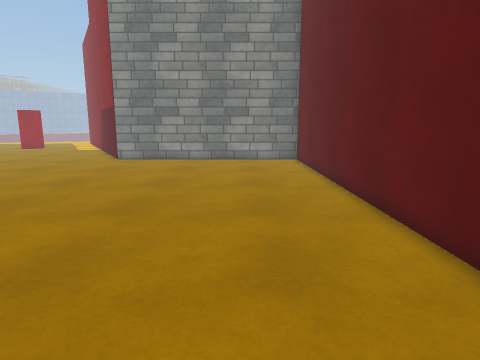
View 1 (above)

16 first-person views from a walk through a Unity game level. The camera is 1.2 m above the floor, tilts 10° down and sees 75° across. The floor is counted in squares, 0.5 m on a side. Each view is taken from the middle of a square. On the plan, view 1 faces up. The plan holds only what a view shows up to about 19 squares ahead; the rest is blank. The place goes on beyond the plan. The player is left out. Some surface patterns are stand-ins.

View 2
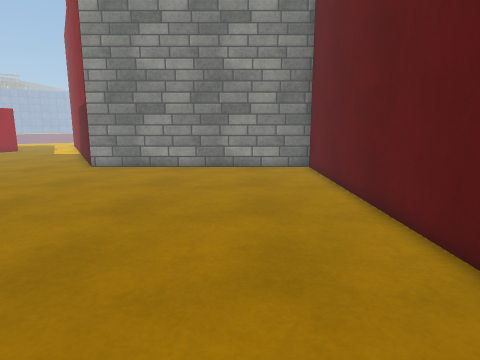

View 3
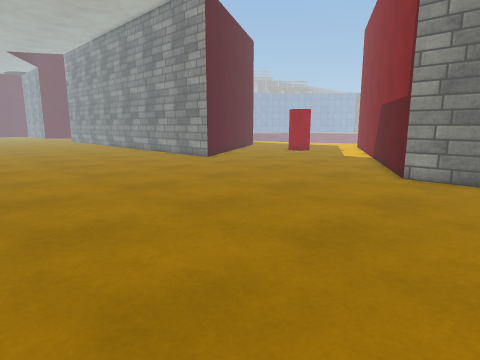

View 4
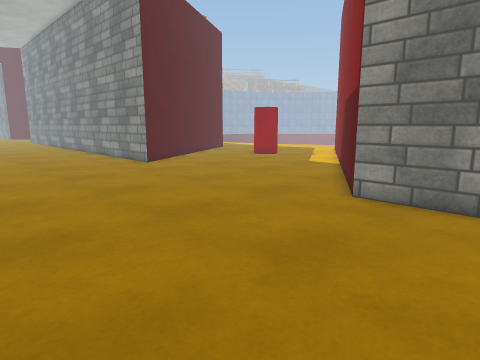

View 5
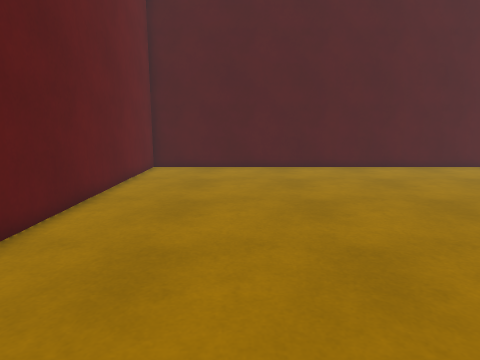

View 6
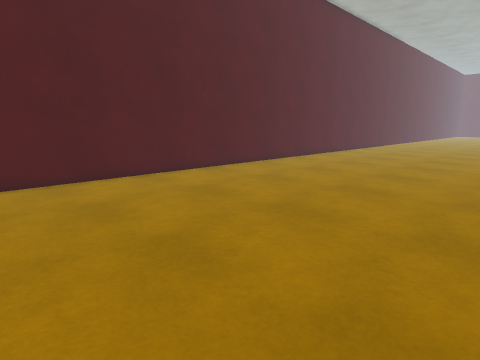

View 7
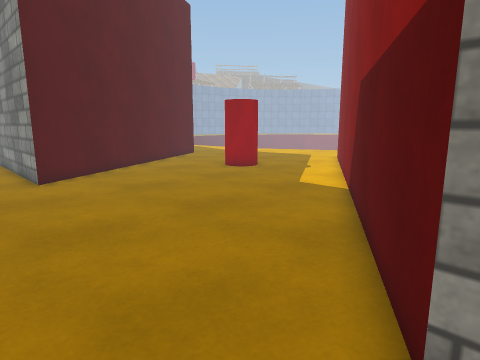

View 8
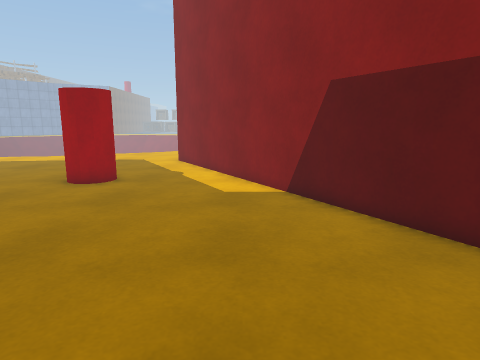

View 9
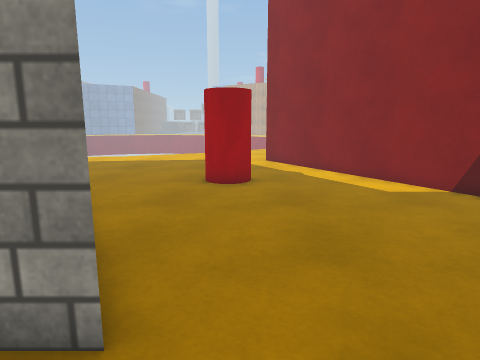

View 10
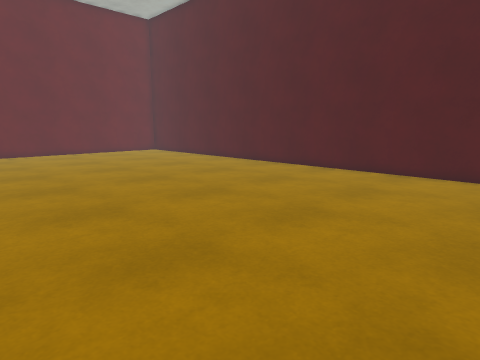

View 11
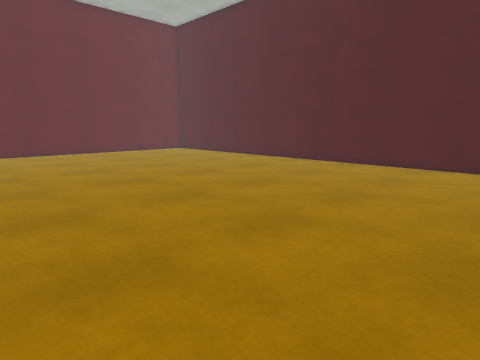

View 12
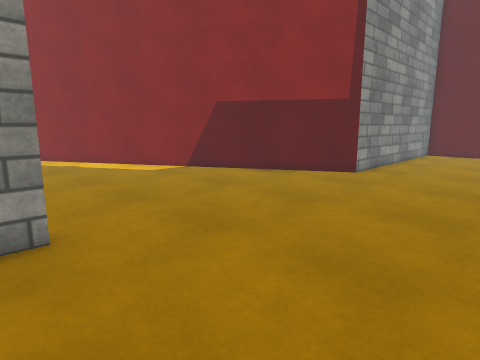

View 13
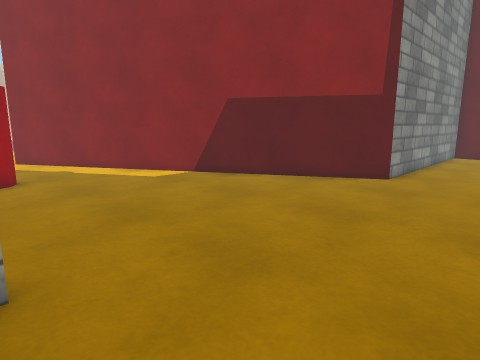

View 14
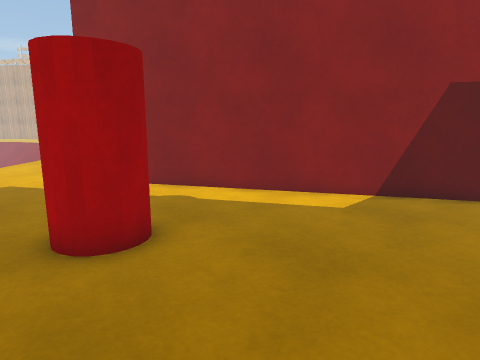

View 15
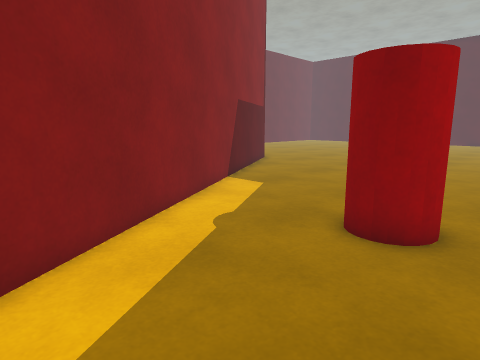

View 16
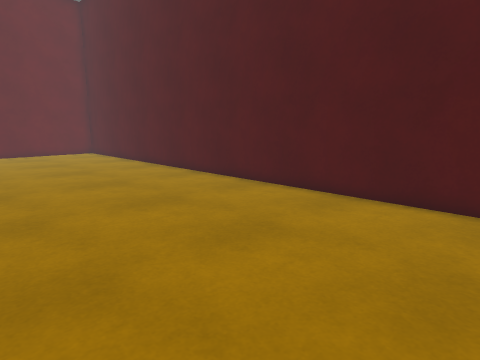

### Floor plan
Points are (right, up) in squares from view 1. A wall is a line through its corners. A room is listed if a view was taken in it or the views show most of it. See-through windows are left out.
Room 1 (views 1, 2, 3, 4, 5, 6, 7, 8, 9, 10, 11, 12, 13, 14, 15, 16)
walls: (-24.5, 25.6) (-22.4, 22) (-24.5, 22); (-22.9, -4) (4, -4) (4, 22) (-8.6, 22) (-19.2, 40.4)
objects: other object (-22, 32) to (-21, 34)

Where each view was taken, in squares from view 1:
view 1: 0 up, 0 right, facing up
view 2: 4 up, 0 right, facing up
view 3: 7 up, 4 left, facing up-left
view 4: 12 up, 4 left, facing up-left
view 5: 14 up, 1 left, facing down
view 6: 10 up, 4 left, facing down-left
view 7: 19 up, 8 left, facing up-left
view 8: 19 up, 15 left, facing up
view 9: 19 up, 21 left, facing up
view 10: 12 up, 24 left, facing down-right
view 11: 15 up, 24 left, facing down-right
view 12: 15 up, 24 left, facing up-right
view 13: 17 up, 23 left, facing up-right
view 14: 26 up, 24 left, facing up-right
view 15: 40 up, 24 left, facing down-right
view 16: 6 up, 24 left, facing down-right
